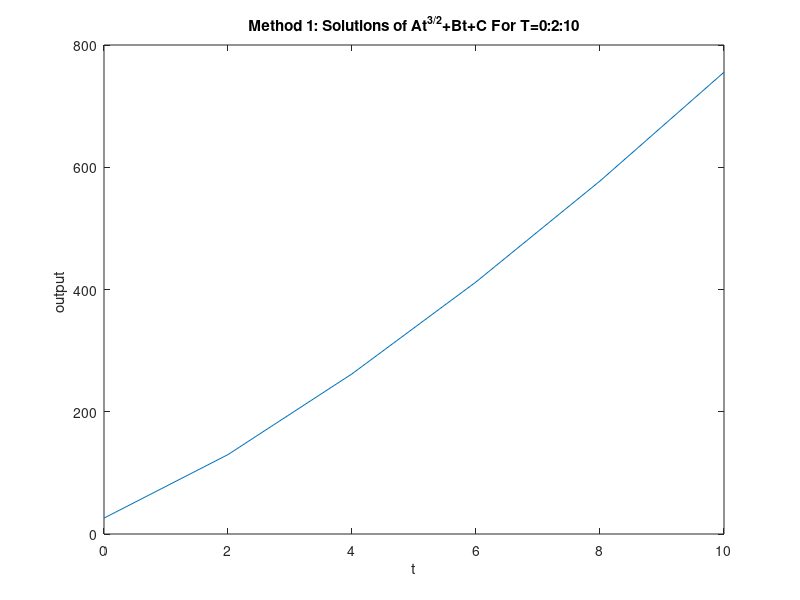
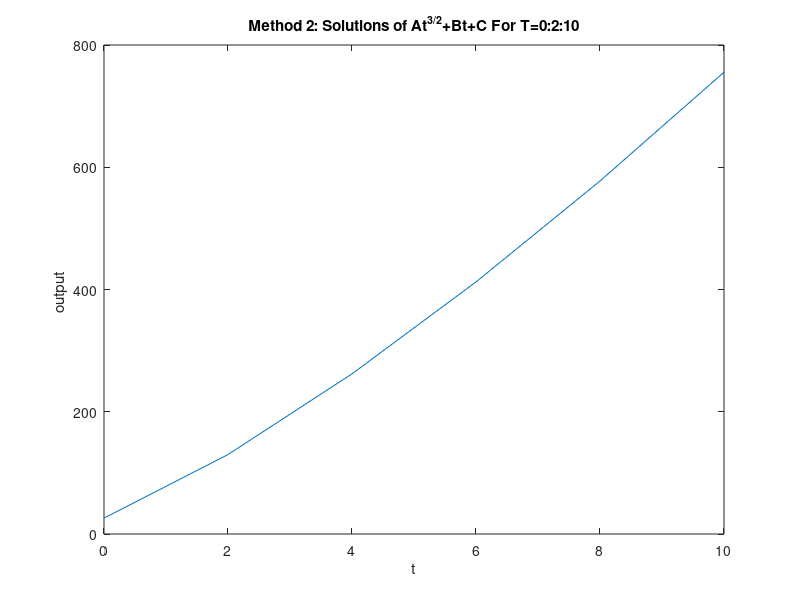

Source code (MATLAB) for these figures, in order:
% plots a function 
close all; clear; clc;
t = [0:2:10] 
prompt = { ' Enter constant A: ',' Enter constant B: ' , ' Enter constant C:'};
dlg_title = 'Input numbers please, or accept the defaults provided for you '; % dialog title 
num_lines = 1; % lines for each input slot
default_input = { '12' , '35', '26' }; 
answer = inputdlg( prompt , dlg_title , num_lines , default_input );
A = str2num( answer{ 1 } ) % convert string to a number
B = str2num( answer{ 2 } ) 
C = str2num( answer{ 3 } ) 

% Method 1 
disp("--------------Method 1")
y = A.*t.^(3/2)+B.*t+C

plot(t,y)
title('Method 1: Solutions of At^{3/2}+Bt+C For T=0:2:10')
xlabel( 't' );
ylabel( 'output ' );

% Method 2 
% initialize with empty zero array
arr = zeros(1,5);
% run for loop and evaluate for each val
disp("--------------Method 2") 
for idx=1:length(t)
    num=t(idx);
	result = (A*num^(3/2)) + (B*num) + C;
    arr(idx) = result; 
end
arr

figure
plot(t,arr)
title('Method 2: Solutions of At^{3/2}+Bt+C For T=0:2:10')
xlabel( 't' );
ylabel( 'output ' );